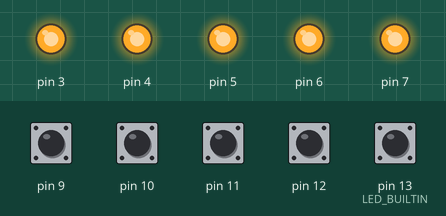
Bench run of a sketch on a simulated Arduino Leonardo, built with avr-gcc and run on an emulated ATmega32U4. On the bench: output pins drawn as LEDs (lit = HIGH). Inputs (shaded band) come from the test bench; at power-on: pin 9–12, pin 13 (LED_BUILTIN) HIGH.

Above: at 1.8 s.
1.9 s: pin 10 pulled LOW for 0.6 s
At 2.85 s:
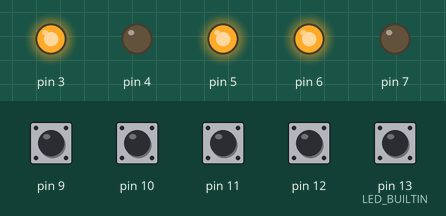
4.8 s: pin 9 pulled LOW for 0.6 s
At 5.51 s:
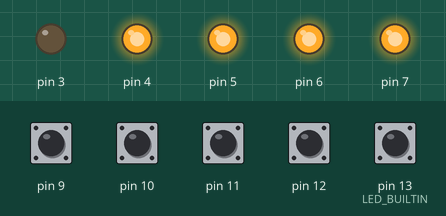
7.2 s: pin 11 pulled LOW for 0.6 s
At 7.85 s:
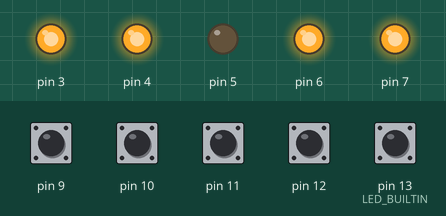
9.5 s: pin 12 pulled LOW for 0.6 s
At 10.5 s:
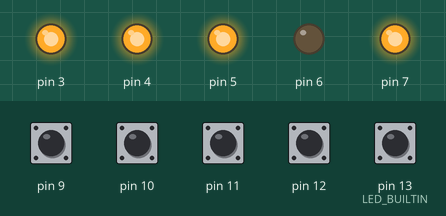
12.2 s: pin 10 pulled LOW for 1 s
At 13.92 s:
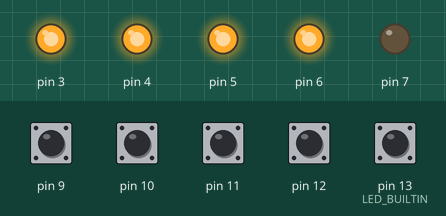
15.5 s: pin 9 driven LOW and pin 10 driven LOW
At 17.7 s:
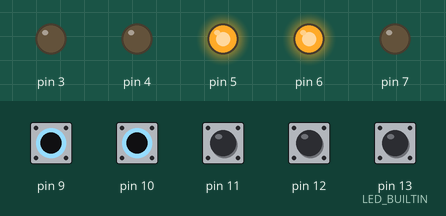
Timing chart, 0 to 18.8 s (numbered marks = the images above; inputs shaded):
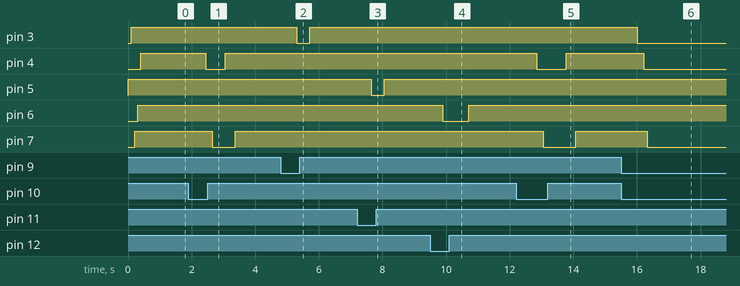

Measured:
- after the input at 1.9 s, pin 4: HIGH → LOW after 0.55 s, → HIGH 0.61 s later; pin 7: HIGH → LOW after 0.75 s, → HIGH 0.71 s later
- after the input at 4.8 s, pin 3: HIGH → LOW after 0.51 s, → HIGH 0.41 s later
- after the input at 7.2 s, pin 5: HIGH → LOW after 0.45 s, → HIGH 0.41 s later
- after the input at 9.5 s, pin 6: HIGH → LOW after 0.40 s, → HIGH 0.82 s later
- after the input at 12.2 s, pin 4: HIGH → LOW after 0.65 s, → HIGH 0.92 s later; pin 7: HIGH → LOW after 0.86 s, → HIGH 1.0 s later
- after the input at 15.5 s, pin 3: HIGH → LOW after 0.52 s; pin 4: HIGH → LOW after 0.72 s; pin 7: HIGH → LOW after 0.82 s

The sketch:

Test.ino
```cpp
#include <Keyboard.h>

/* DDR pad code for Arduino Leonardo */
int Button_Center = 0;
int Button_FRight = 0;
int Button_FLeft = 0;
int Button_BRight = 0;
int Button_BLeft = 0;

// the setup function runs once when you press reset or power the board
void setup() {
  int i = 0;

  Serial.begin(9600);
  // initialize digital pin LED_BUILTIN as an output.
  pinMode(LED_BUILTIN, OUTPUT);

  // setup sensors
  for(i = 9; i < 14; i++){
    pinMode(i, INPUT_PULLUP);
  }

  // setup LEDs
  for(i = 3; i < 8; i++){
    pinMode(i, OUTPUT);
  }

}


// loop to run forever
void loop() {
  Button_Center = digitalRead(11);
  Button_FRight = digitalRead(9);
  Button_BLeft = digitalRead(10);
  Button_BRight = digitalRead(12);
  Button_FLeft = digitalRead(13);


  if(Button_Center == HIGH){
    digitalWrite(LED_BUILTIN, HIGH);   // turn the LED on (HIGH is the voltage level)
    digitalWrite(5, HIGH);
    Keyboard.write('C');
    delay(100);
  } else {
    digitalWrite(LED_BUILTIN, LOW);   // turn the LED on (HIGH is the voltage level)
    digitalWrite(5, LOW);
  }

  if(Button_FRight == HIGH){
    digitalWrite(LED_BUILTIN, HIGH);   // turn the LED on (HIGH is the voltage level)
    digitalWrite(3, HIGH);
    Keyboard.write('P');
    delay(100);
  } else {
    digitalWrite(LED_BUILTIN, LOW);   // turn the LED on (HIGH is the voltage level)
    digitalWrite(3, LOW);
  }

  if(Button_FLeft == HIGH){
    digitalWrite(LED_BUILTIN, HIGH);   // turn the LED on (HIGH is the voltage level)
    digitalWrite(7, HIGH);
    Keyboard.write('Q');
    delay(100);
  } else {
    digitalWrite(LED_BUILTIN, LOW);   // turn the LED on (HIGH is the voltage level)
    digitalWrite(7, LOW);
  }

  if(Button_BRight == HIGH){
    digitalWrite(LED_BUILTIN, HIGH);   // turn the LED on (HIGH is the voltage level)
    digitalWrite(6, HIGH);
    Keyboard.write('M');
    delay(100);
  } else {
    digitalWrite(LED_BUILTIN, LOW);   // turn the LED on (HIGH is the voltage level)
    digitalWrite(6, LOW);
  }

  if(Button_BLeft == HIGH){
    digitalWrite(LED_BUILTIN, HIGH);   // turn the LED on (HIGH is the voltage level)
    digitalWrite(4, HIGH);
    Keyboard.write('Z');
    delay(100);
  } else {
    digitalWrite(LED_BUILTIN, LOW);   // turn the LED on (HIGH is the voltage level)
    digitalWrite(4, LOW);
  }

//  delay(500);

}
```
